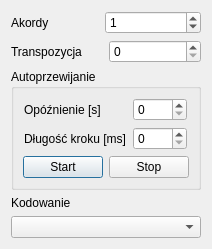
<?xml version="1.0" encoding="UTF-8"?>
<ui version="4.0">
 <class>QuickOptions</class>
 <widget class="QDialog" name="QuickOptions">
  <property name="geometry">
   <rect>
    <x>0</x>
    <y>0</y>
    <width>196</width>
    <height>237</height>
   </rect>
  </property>
  <property name="windowTitle">
   <string>Szybkie opcje</string>
  </property>
  <property name="windowIcon">
   <iconset resource="../icons.qrc">
    <normaloff>:/file/icon/quick.png</normaloff>:/file/icon/quick.png</iconset>
  </property>
  <layout class="QVBoxLayout" name="verticalLayout_4">
   <item>
    <layout class="QVBoxLayout" name="verticalLayout">
     <item>
      <layout class="QHBoxLayout" name="horizontalLayout">
       <property name="spacing">
        <number>56</number>
       </property>
       <item>
        <widget class="QLabel" name="label_2">
         <property name="sizePolicy">
          <sizepolicy hsizetype="Maximum" vsizetype="Preferred">
           <horstretch>0</horstretch>
           <verstretch>0</verstretch>
          </sizepolicy>
         </property>
         <property name="toolTip">
          <string>Ustaw 0, żeby edytować plik</string>
         </property>
         <property name="text">
          <string>Akordy</string>
         </property>
        </widget>
       </item>
       <item>
        <widget class="QSpinBox" name="spinBox_chords">
         <property name="toolTip">
          <string>Ustaw 0, żeby edytować plik</string>
         </property>
         <property name="maximum">
          <number>100</number>
         </property>
         <property name="value">
          <number>1</number>
         </property>
        </widget>
       </item>
      </layout>
     </item>
     <item>
      <layout class="QHBoxLayout" name="horizontalLayout_2">
       <item>
        <widget class="QLabel" name="l_shift_2">
         <property name="sizePolicy">
          <sizepolicy hsizetype="Minimum" vsizetype="Preferred">
           <horstretch>0</horstretch>
           <verstretch>0</verstretch>
          </sizepolicy>
         </property>
         <property name="toolTip">
          <string>Transponuj wszystkie akordy</string>
         </property>
         <property name="text">
          <string>Transpozycja</string>
         </property>
        </widget>
       </item>
       <item>
        <widget class="QSpinBox" name="spinBox_shift">
         <property name="toolTip">
          <string>Transponuj wszystkie akordy</string>
         </property>
         <property name="minimum">
          <number>0</number>
         </property>
         <property name="maximum">
          <number>11</number>
         </property>
         <property name="value">
          <number>0</number>
         </property>
        </widget>
       </item>
      </layout>
     </item>
    </layout>
   </item>
   <item>
    <widget class="QGroupBox" name="groupBox">
     <property name="title">
      <string>Autoprzewijanie</string>
     </property>
     <layout class="QVBoxLayout" name="verticalLayout_2">
      <item>
       <layout class="QHBoxLayout" name="horizontalLayout_5">
        <property name="spacing">
         <number>31</number>
        </property>
        <item>
         <widget class="QLabel" name="label_4">
          <property name="sizePolicy">
           <sizepolicy hsizetype="Maximum" vsizetype="Preferred">
            <horstretch>0</horstretch>
            <verstretch>0</verstretch>
           </sizepolicy>
          </property>
          <property name="toolTip">
           <string>Szybkość przewijania tekstu</string>
          </property>
          <property name="text">
           <string>Opóźnienie [s]</string>
          </property>
         </widget>
        </item>
        <item>
         <widget class="QSpinBox" name="spinBox_delay">
          <property name="sizePolicy">
           <sizepolicy hsizetype="Maximum" vsizetype="Fixed">
            <horstretch>0</horstretch>
            <verstretch>0</verstretch>
           </sizepolicy>
          </property>
          <property name="toolTip">
           <string>Szybkość przewijania tekstu</string>
          </property>
          <property name="maximum">
           <number>2000</number>
          </property>
          <property name="singleStep">
           <number>10</number>
          </property>
         </widget>
        </item>
       </layout>
      </item>
      <item>
       <layout class="QHBoxLayout" name="horizontalLayout_3">
        <item>
         <widget class="QLabel" name="label_3">
          <property name="sizePolicy">
           <sizepolicy hsizetype="Maximum" vsizetype="Preferred">
            <horstretch>0</horstretch>
            <verstretch>0</verstretch>
           </sizepolicy>
          </property>
          <property name="toolTip">
           <string>Szybkość przewijania tekstu</string>
          </property>
          <property name="text">
           <string>Długość kroku [ms]</string>
          </property>
         </widget>
        </item>
        <item>
         <widget class="QSpinBox" name="spinBox_speed">
          <property name="sizePolicy">
           <sizepolicy hsizetype="Maximum" vsizetype="Fixed">
            <horstretch>0</horstretch>
            <verstretch>0</verstretch>
           </sizepolicy>
          </property>
          <property name="toolTip">
           <string>Szybkość przewijania tekstu</string>
          </property>
          <property name="maximum">
           <number>2000</number>
          </property>
          <property name="singleStep">
           <number>10</number>
          </property>
         </widget>
        </item>
       </layout>
      </item>
      <item>
       <layout class="QHBoxLayout" name="horizontalLayout_4">
        <item>
         <widget class="QPushButton" name="pushButton_start">
          <property name="sizePolicy">
           <sizepolicy hsizetype="Maximum" vsizetype="Fixed">
            <horstretch>0</horstretch>
            <verstretch>0</verstretch>
           </sizepolicy>
          </property>
          <property name="toolTip">
           <string>Rozpocznij przewijanie</string>
          </property>
          <property name="text">
           <string>Start</string>
          </property>
         </widget>
        </item>
        <item>
         <widget class="QPushButton" name="pushButton_stop">
          <property name="sizePolicy">
           <sizepolicy hsizetype="Maximum" vsizetype="Fixed">
            <horstretch>0</horstretch>
            <verstretch>0</verstretch>
           </sizepolicy>
          </property>
          <property name="toolTip">
           <string>Zatrzymaj przewijanie</string>
          </property>
          <property name="text">
           <string>Stop</string>
          </property>
         </widget>
        </item>
       </layout>
      </item>
     </layout>
    </widget>
   </item>
   <item>
    <layout class="QVBoxLayout" name="verticalLayout_3">
     <item>
      <widget class="QLabel" name="label">
       <property name="text">
        <string>Kodowanie</string>
       </property>
      </widget>
     </item>
     <item>
      <widget class="QComboBox" name="comboBox_encoder">
       <property name="toolTip">
        <string>Kodowanie tekstu</string>
       </property>
      </widget>
     </item>
    </layout>
   </item>
  </layout>
 </widget>
 <resources>
  <include location="../icons.qrc"/>
 </resources>
 <connections/>
</ui>
